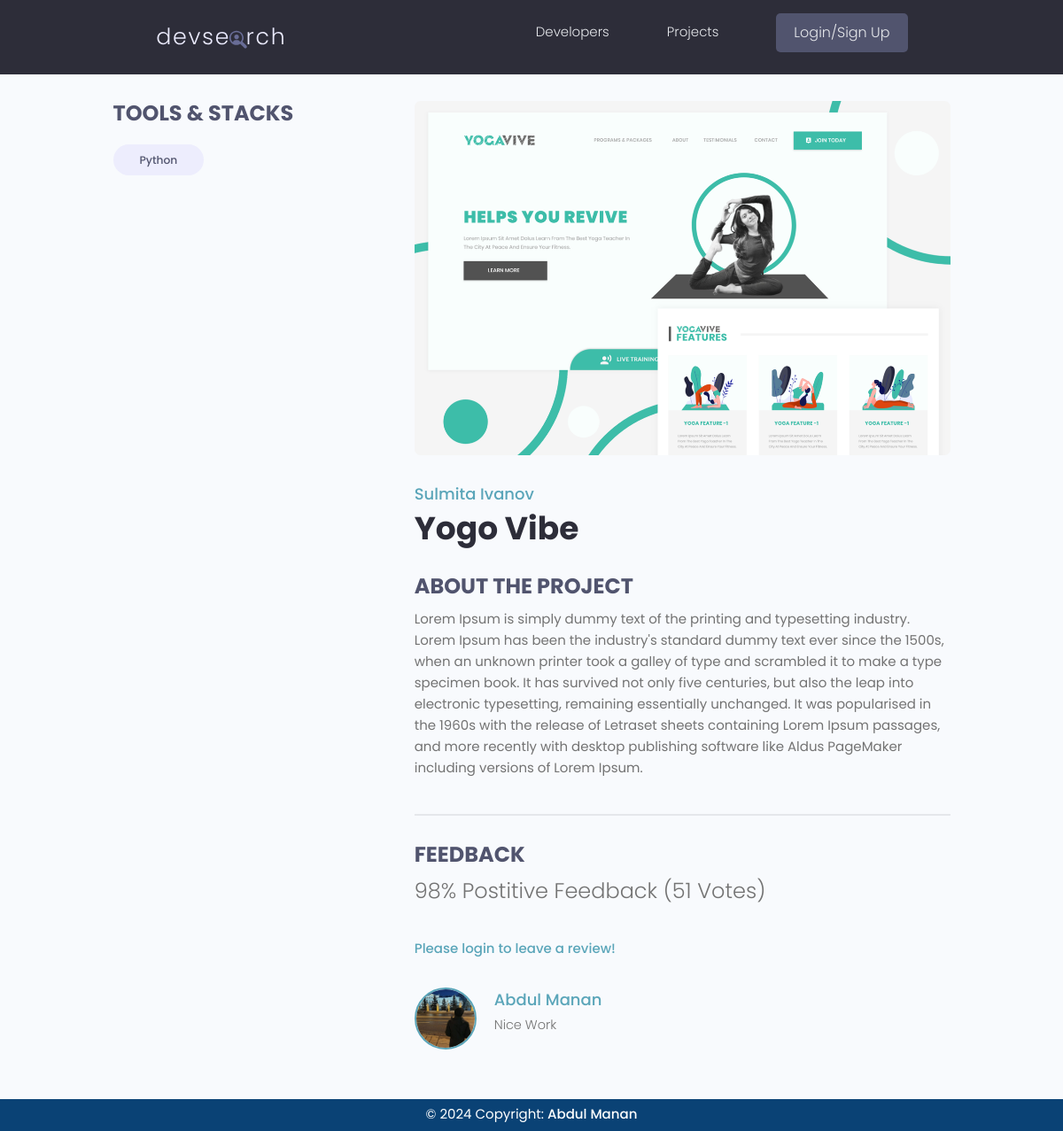
/projects/project/7ce3c94c-383e-4eca-8574-1117e4c22f14/, run on the app's committed database.
### projects/models.py (models this page shows, shortened)
class Tag(models.Model):
    name = models.CharField(max_length=100)
    created = models.DateTimeField(auto_now_add=True)
    id = models.UUIDField(default=uuid.uuid4, unique=True, primary_key=True, editable=False)
    def __str__(self):
        return self.name

class Project(models.Model):
    owner = models.ForeignKey(Profile, on_delete=models.CASCADE, null=True, blank=True)
    title = models.CharField(max_length=100)
    description = models.TextField(null=True, blank=True)
    featured_image = models.ImageField(null=True, blank=True, default="default.jpg")
    demo_link = models.CharField(max_length=200, null=True, blank=True)
    source_link = models.CharField(max_length=200, null=True, blank=True)
    tags = models.ManyToManyField('Tag', related_name='projects', null=True, blank=True)
    vote_total = models.IntegerField(default=0, null=True, blank=True)
    vote_ratio = models.IntegerField(default=0, null=True, blank=True)
    created = models.DateTimeField(auto_now_add=True)
    id = models.UUIDField(default=uuid.uuid4, unique=True, primary_key=True, editable=False)
    class Meta:
        ordering = ['-vote_ratio', '-vote_total', 'title']
    @property
    def reviewers(self):
        queryset = self.review_set.all().values_list('owner__id', flat=True)
        return queryset
    @property
    def imageURL(self):
        try:
            url = self.featured_image.url
        except:
            url = ''
        return url

class Review(models.Model):
    VOTE_TYPE = (
        ('up', 'Up Vote'),
        ('down', 'Down Vote'),
    )
    owner = models.ForeignKey(Profile, null=True, on_delete=models.CASCADE)
    project = models.ForeignKey(Project, on_delete=models.CASCADE)
    body = models.TextField(null=True, blank=True)
    value = models.CharField(max_length=100, choices= VOTE_TYPE)
    created = models.DateTimeField(auto_now_add=True)
    id = models.UUIDField(default=uuid.uuid4, unique=True, primary_key=True, editable=False)
    class Meta:
        unique_together = [['owner', 'project']]

### users/models.py (models this page shows, shortened)
class Profile(models.Model):
    user = models.OneToOneField(User, on_delete=models.CASCADE, null=True, blank=True)
    name = models.CharField(max_length=200, null=True, blank=True)
    email = models.EmailField(max_length=500,  null=True, blank=True)
    username = models.CharField(max_length=200, unique=True, null=True, blank=True)
    location = models.CharField(max_length=200, null=True, blank=True)
    short_intro = models.CharField(max_length=200, null=True, blank=True)
    bio = models.TextField(null=True, blank=True)
    profile_image = models.ImageField(null=True, blank=True, upload_to="profiles", default="profiles/user-default.png")
    social_github = models.CharField(max_length=200, null=True, blank=True)
    social_twiter = models.CharField(max_length=200, null=True, blank=True)
    social_linkedin = models.CharField(max_length=200, null=True, blank=True)
    social_youtube = models.CharField(max_length=200, null=True, blank=True)
    social_website = models.CharField(max_length=200, null=True, blank=True)
    created = models.DateTimeField(auto_now_add=True)
    id = models.UUIDField(default=uuid.uuid4, unique=True, primary_key=True, editable=False)
    class Meta:
        ordering = ['created']

### projects/views.py (the view, shortened to what this page needs)
# urls.py: path('project/<str:pk>/', project, name='project'),
def project(request, pk):
    projectObj = Project.objects.get(id=pk)
    form = ReviewForm()
    return render(request, 'projects/single-project.html', {'project': projectObj, 'form':form})

### projects/templates/projects/single-project.html (shortened to what this page needs)
{% extends 'main.html' %}
{% block content %}
<main class="singleProject my-md">
  <div class="container">
    <div class="layout">
      <div class="column column--1of3">
        <h3 class="singleProject__subtitle">Tools & Stacks</h3>
        <div class="singleProject__toolStack">
          {% for tag in project.tags.all %}
          <span class="tag tag--pill tag--sub tag--lg">
            <small>{{ tag }}</small>
          </span>
          {% endfor %}
        </div>
      </div>
      <div class="column column--2of3">
        <img class="singleProject__preview" src="{{ project.imageURL }}" alt="portfolio thumbnail" />
        <a href="{% url 'users:user-profile' project.owner.id %}"
          class="singleProject__developer">{{ project.owner.name }}</a>
        <h2 class="singleProject__title"> {{ project.title }} </h2>
        <h3 class="singleProject__subtitle">About the Project</h3>
        <div class="singleProject__info">{{ project.description }} </div>
        <div class="comments">
          <h3 class="singleProject__subtitle">Feedback</h3>
          <h5 class="project--rating">{{ project.vote_ratio }}% Postitive Feedback ({{ project.vote_total }} Vote{{ project.vote_total|pluralize:"s" }})</h5>
          {% if request.user.profile in project.reviewers %}
          <p>You have already reviewed this project!</p>
          {% elif request.user.profile == project.owner %}
          <p>You can't review your own work!</p>
          {% else %}
          <a href="{% url 'users:login' %}?next={{request.path}}">Please login to leave a review!</a>
          {% endif %}
          <div class="commentList">
            {% for review in project.review_set.all %}
            {% if review.body %}
            <div class="comment">
              <a href="{% url 'users:user-profile' review.owner.id %}">
                <img class="avatar avatar--md" src="{{ review.owner.profile_image.url }}" alt="user" />
              </a>
              <div class="comment__details">
                <a href="{% url 'users:user-profile' review.owner.id %}"
                  class="comment__author">{{ review.owner.name }}</a>
                <p class="comment__info">{{ review.body|linebreaksbr }}</p>
              </div>
            </div>
            {% endif %}
            {% endfor %}
          </div>
        </div>
      </div>
    </div>
  </div>
</main>
{% endblock %}

### static/styles/app.css (style rules this page uses)
:root { --color-sub: #2d2d39; }
img { width: 100%; }
.singleProject .column--1of3 { order: 2; }
@media screen and (min-width: 1081px) { .singleProject .column--1of3 { order: 1; } }
@media screen and (min-width: 1081px) { .singleProject .column--2of3 { order: 2; } }
.singleProject__toolStack { margin-top: 2rem; margin-bottom: 4rem; }
.singleProject__preview { height: 50vh; object-fit: cover; object-position: top center; margin-bottom: 3rem; border-radius: 0.7rem; }
.singleProject__developer { font-size: 1.8rem; font-weight: 500; }
.singleProject__title { font-size: 3.6rem; font-weight: 700; color: var(--color-sub); margin-bottom: 3rem; }
.project--rating { margin-bottom: 1.6em; margin-top: .5em; }
.singleProject__subtitle { text-transform: uppercase; font-size: 2.4rem; font-weight: 700; color: var(--color-sub-light); margin-bottom: 1rem; }
.comments { margin-top: 4rem; padding-top: 3rem; border-top: 2px solid var(--color-light); }
.commentList { margin: 3rem 0; }
.comment { display: flex; gap: 2rem; }
.comment__author { font-size: 1.8rem; }
.comment__info { font-size: 1.45rem; }

### static/uikit/styles/modules/_variables.css (style rules this page uses)
:root { --color-main: #5aa5b9; --color-main-light: #e6faff; --color-sub: #3f4156; --color-sub-light: #51546e; --color-sub-lighter: #ededfd; --color-text: #737373; --color-gray: #8b8b8b; --color-light: #e5e7eb; --color-light-gray: #767676; --color-bg: #f8fafd; --color-white: #fffefd; --color-white-light: #f3f3f3; --color-success: #359e64; --color-success-bg: #def8e8; --color-error: #fc4b0b; --color-error-bg: #fff2ee; --font-base: 'Poppins', arial, helvetica, 'Segoe UI', roboto, ubuntu, sans-serif; --font-monospace: 'Fira Code', 'Courier New', courier, monospace; --font-regular: 300; --font-medium: 500; --font-bold: 700; --generic-shadow: 1px 1px 5px #00000010; --generic-transition: all 0.3s ease-in-out; }

### static/uikit/styles/modules/_base.css (style rules this page uses)
* { margin: 0; padding: 0; box-sizing: border-box; text-rendering: optimizeLegibility; color: inherit; font-size: inherit; }
html { font-size: 50%; }
@media only screen and (min-width: 480px) { html { font-size: 56.25%; } }
@media only screen and (min-width: 1200px) { html { font-size: 62.5%; } }
body { line-height: 1.6; font-weight: 400; font-size: 1.5rem; color: var(--color-text); background-color: var(--color-bg); min-height: 100vh; }

### static/uikit/styles/modules/_typography.css (style rules this page uses)
* { font-family: var(--font-base); }
h2 { font-size: 3.6rem; font-weight: var(--font-bold); }
h3 { font-size: 3.2rem; font-weight: var(--font-medium); }
h5 { font-size: 2.4rem; font-weight: var(--font-medium); }
h5, h6 { font-weight: var(--font-regular); }
p, span, strong { font-size: 1.6rem; color: var(--color-text); font-weight: var(--font-regular); }
a { padding-bottom: 2px; text-decoration: none; display: inline-block; color: var(--color-main); font-weight: var(--font-medium); }

### static/uikit/styles/modules/_utilities.css (style rules this page uses)
.container { width: 92%; max-width: 165rem; margin: 0 auto; box-sizing: border-box; }
@media screen and (min-width: 1000px) { .container { width: 90%; } }
@media screen and (min-width: 1200px) { .container { width: 80%; } }
.my-md { margin: 3rem auto; }

### static/uikit/styles/modules/_avatar.css (style rules this page uses)
.avatar { border-radius: 50%; border: 2px solid var(--color-main); object-fit: cover; }
.avatar--md { height: 7rem; width: 7rem; }

### static/uikit/styles/modules/_tag.css (style rules this page uses)
.tag { display: inline-flex; align-items: center; background-color: var(--color-sub); height: -webkit-fit-content; height: -moz-fit-content; height: fit-content; width: -webkit-fit-content; width: -moz-fit-content; width: fit-content; border-radius: 0.5rem; padding: 0.5rem 1.5rem; font-size: 1.2rem; cursor: pointer; }
.tag > small { color: var(--color-white); }
.tag--pill { border-radius: 5rem; }
.tag--sub, .tag--sub > small { background: var(--color-sub-lighter); color: var(--color-sub-light); font-weight: 500; }
.tag--lg { padding: 0.8rem 3rem; font-size: 1.4rem; }

### static/uikit/styles/modules/_layout.css (style rules this page uses)
.layout { display: flex; flex-flow: row wrap; justify-content: space-between; }
.layout > .column { margin-bottom: 3rem; }
.layout > .column.column--1of3 { flex-basis: 30%; }
.layout > .column.column--2of3 { flex-basis: 64%; }

### data on the page
Tag: name "Python"
Project: imageURL (picture), owner.name "Sulmita Ivanov", title "Yogo Vibe", description "Lorem Ipsum is simply dummy text of the printing and typesetting industry. Lorem Ipsum has been the industry's standard dummy text ever since the 1500s, when an unknown printer took a galley of type and scrambled it to make a type specimen book. It has survived not only five centuries, but also the leap into electronic typesetting, remaining essentially unchanged. It was popularised in the 1960s with the release of Letraset sheets containing Lorem Ipsum passages, and more recently with desktop publishing software like Aldus PageMaker including versions of Lorem Ipsum.", vote_ratio "98", vote_total "51"
Review: owner.profile_image (picture), owner.name "Abdul Manan", body "Nice Work"
